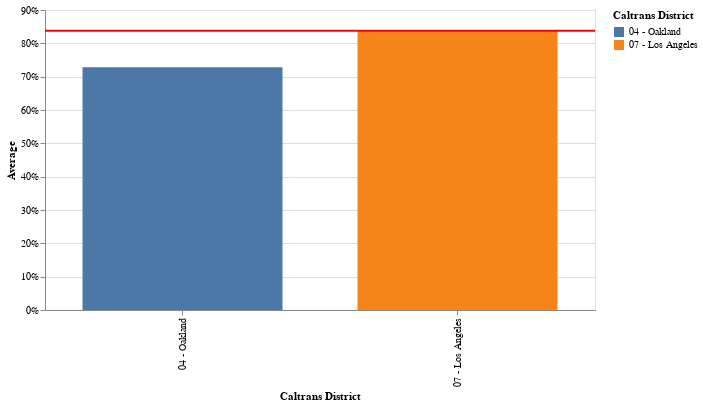

Source (notebook cell):
### Code cell
display(HTML(f"<strong>Average Percent of Scheduled Trips with RT Vehicle Position Data by District</strong>"))
display(Markdown(f"<strong><span style='color:red'>Red Line </span></strong> represents "
                 f" {(agency.iloc[0]['agency_name'])} average"))

bar = (utils.bar_chart_over_time(dist_avg, 'Caltrans District', 'Average', 'Caltrans District', '%', 'x', '')).mark_bar(size=200)

rule = alt.Chart(agency_avg).mark_rule(color='red',size=2).encode(y=alt.Y('avg:Q'))

bar + rule

### Figure 1 — Vega-Lite specification as saved in the notebook (floating-point values rounded to 4 significant figures)
{"config": {"view": {"continuousWidth": 400, "continuousHeight": 300}}, "layer": [{"data": {"name": "data-432e66aed594eebb343c54726be652bb"}, "mark": {"type": "bar", "size": 200}, "encoding": {"color": {"field": "Caltrans District", "type": "nominal"}, "tooltip": [{"field": "Caltrans District", "title": "Caltrans District", "type": "nominal"}, {"field": "Average", "title": "Average", "type": "quantitative"}], "x": {"field": "Caltrans District", "sort": "x", "title": "Caltrans District", "type": "nominal"}, "y": {"axis": {"format": "%"}, "field": "Average", "title": "Average", "type": "quantitative"}}, "width": 550}, {"data": {"name": "data-ab22f7fa2823b29b98841815c49363a7"}, "mark": {"type": "rule", "color": "red", "size": 2}, "encoding": {"y": {"field": "avg", "type": "quantitative"}}}], "$schema": "https://vega.github.io/schema/vega-lite/v4.17.0.json", "datasets": {"data-432e66aed594eebb343c54726be652bb": [{"Caltrans District": "04 - Oakland", "num_sched": 75860, "num_vp": 55245, "Average": 0.7282}, {"Caltrans District": "07 - Los Angeles", "num_sched": 78765, "num_vp": 65968, "Average": 0.8375}], "data-ab22f7fa2823b29b98841815c49363a7": [{"agency_name": "Big Blue Bus", "num_sched": 78765, "num_vp": 65968, "avg": 0.8375}]}}
